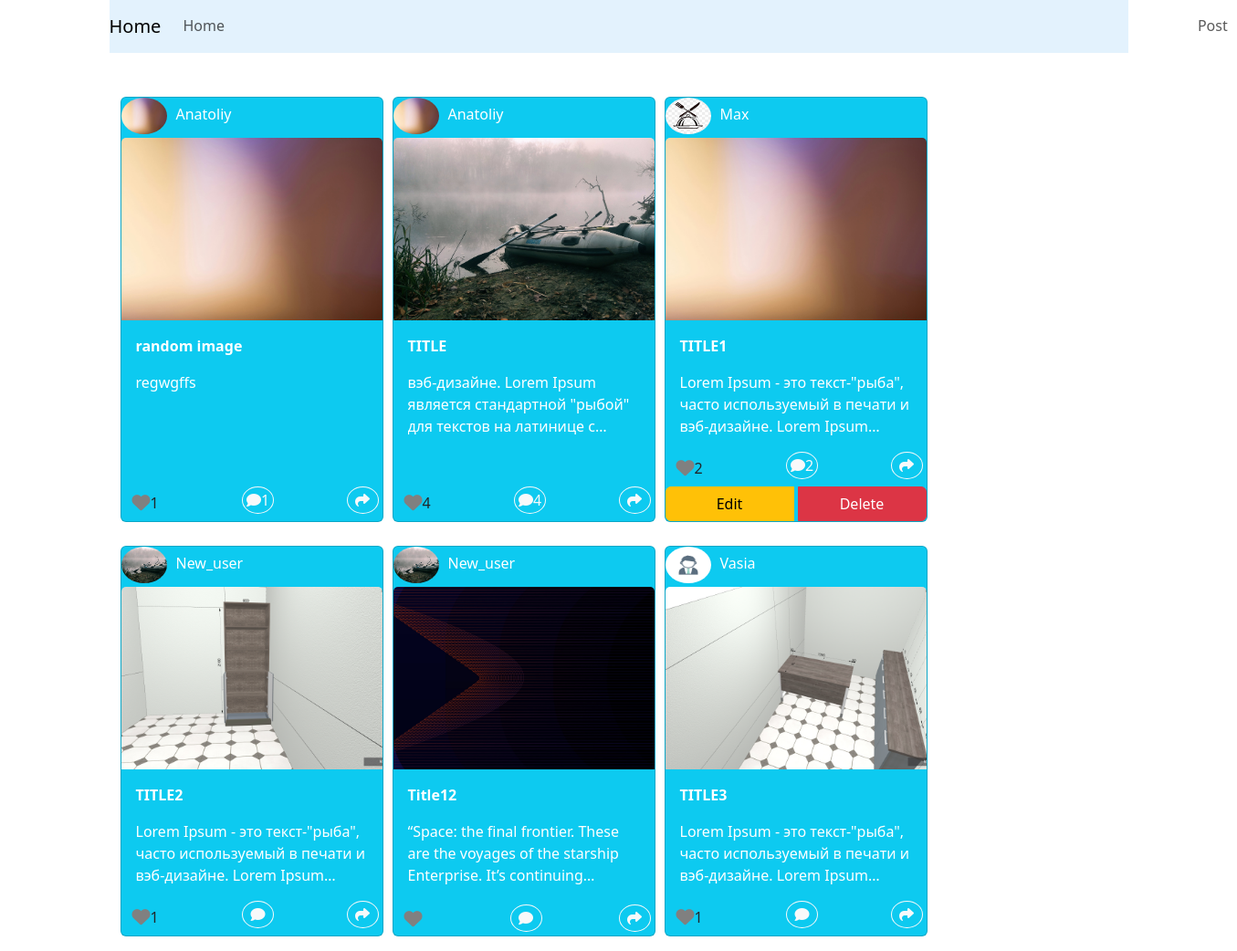
The page / (signed in) on the database its author committed.
### posts/models.py (models this page shows, shortened)
class Post(models.Model):
    user = models.ForeignKey(settings.AUTH_USER_MODEL, on_delete=models.CASCADE)
    image = models.ImageField(upload_to="images/%y/%m/%d")
    caption = models.TextField(blank=True)
    title = models.CharField(max_length=200)
    slug = models.SlugField(max_length=200, blank=True)
    created = models.DateField(auto_now_add=True)
    liked_by = models.ManyToManyField(
        settings.AUTH_USER_MODEL, related_name="posts_liked", blank=True
    )

### users/models.py (models this page shows, shortened)
class Profile(models.Model):
    user = models.OneToOneField(
        settings.AUTH_USER_MODEL,
        on_delete=models.CASCADE,
    )
    photo = models.ImageField(
        upload_to="users/%Y/%m/%d",
        blank=True,
        default="images/default_item_logo.jpg",
    )

### socialproject/views.py (the view)
# urls.py: path("", views.home_page, name="home"),
def home_page(request):
    if not request.user.is_authenticated:
        return redirect("login")  # Перенаправить на страницу логина
    all_posts = Post.objects.all()
    all_posts = Post.objects.annotate(
        likes_count=Count("liked_by"), comments_count=Count("comments")
    )
    for post in all_posts:
        post.short_caption = (
            post.caption[:30] + "..." if len(post.caption) > 30 else post.caption
        )
    current_user = request.user
    user_posts = Post.objects.filter(user=current_user)
    return render(
        request,
        "index.html",
        {
            "user_posts": user_posts,
            "all_posts": all_posts,
        },
    )

### templates/index.html (shortened to what this page needs)
{% extends "base.html" %}
{% load static %}
{% block content %}
<div class="container mt-5" style="display: flex; justify-content: center; align-items: flex-start;">
    <div
        style="width: 100%; max-width: 1200px; display: flex; flex-wrap: wrap; gap: 10px; justify-content: flex-start;">
        {% for post in all_posts %}
        <div class="card text-white bg-info mb-3" style="width: 18rem; display: flex; flex-direction: column;">
            <div style="display: flex; justify-content: left;">
                <div>
                    {% if post.user.profile.photo %}
                    <img src="{{ post.user.profile.photo.url }}" style="width: 50px; height: 40px; border-radius: 50%;">
                    {% else %}
                    <img src="{{ 'images/default_item_logo.jpg' }}"
                        style="width: 50px; height: 40px; border-radius: 50%;">
                    {% endif %}
                </div>
                <div style="margin-top: 2%; padding-left: 10px;">{{ post.user.username }}</div>
            </div>
            <img class="card-img-top" src="{{ post.image.url }}" alt="Card image cap"
                style="width: 100%; height: 200px; object-fit: cover; margin-top: 4px;">
            <div class="card-body" style="flex-grow: 1;">
                <p class="card-text" style="font-weight: bold;">{{ post.title }}</p>
                <p class="card-text short-description"
                    style="display: block; display: -webkit-box; -webkit-line-clamp: 3; -webkit-box-orient: vertical; overflow: hidden; text-overflow: ellipsis;">
                    {{ post.caption }}
                </p>
            </div>
            <div class="row" style="margin-top: auto; display: flex; justify-content: space-between;">
                <div style="display: flex; justify-content: space-between; margin-bottom: 2px;">
                    <a href="#" class="btn btn-like" id="{{ post.id }}" data-post-id="{{ post.id }}"
                        style="display: flex; align-items: center; justify-content: center; margin-right: 4px; border:0px">
                        <i class="fa-solid fa-heart" id="like-icon-{{ post.id }}" style="font-size: 20px;"></i>
                        <span class="like-count" id="like-count-{{ post.id }}" >
                            {{ post.likes_count }}
                        </span>
                    </a>
                    <a href="{% url 'comment_post' post.id %}" class="btn btn-outline-light btn-comment"
                        data-post-id="{{post.id}}"
                        style="border-radius: 50%; width: 35px; height: 30px; display: flex; align-items: center; justify-content: center; margin-right: 4px;">
                        <i class="fa-solid fa-comment"></i> <span class="comment" id="comment-count-{{ post.id }}"
                            >
                            {{ post.comments_count }}
                        </span>
                    </a>
                    <a href="#" class="btn btn-outline-light"
                        style="border-radius: 50%; width: 35px; height: 30px; display: flex; align-items: center; justify-content: center; margin-right: 4px;">
                        <i class="fa-solid fa-share"></i>
                    </a>
                </div>
            </div>
            {% if post.user == request.user %}
            <div class="btn-group" style="display: flex; margin-top: auto;">
                <a href="{% url 'edit_post' post.id %}" class="btn btn-warning"
                    style="flex: 1; margin-right: 5px;">Edit</a>
                <a href="{% url 'delete_post' post.id %}" class="btn btn-danger" style="flex: 1;">Delete</a>
            </div>
            {% endif %}
        </div>
        {% endfor %}
    </div>
</div>
{% endblock %}

### templates/base.html (shortened to what this page needs)
{% load static %}
<!DOCTYPE html>
<html lang="en">
<head>
    <link href="https://cdn.jsdelivr.net/npm/bootstrap@5.3.3/dist/css/bootstrap.min.css" rel="stylesheet"
>
    <link rel="stylesheet" href="https://cdnjs.cloudflare.com/ajax/libs/font-awesome/6.6.0/css/all.min.css"
 />
</head>
<body>
    <div class="container">
        {% include 'navbar.html' %}
        {% block content %}
        {% endblock %}
    </div>
</body>
</html>

### templates/navbar.html (shortened to what this page needs)
<nav class="navbar navbar-expand-lg navbar navbar-light" style="background-color: #e3f2fd;">
    <a class="navbar-brand" href="{% url 'home' %}">Home</a>
    <div class="collapse navbar-collapse" id="navbarText">
        <ul class="navbar-nav mr-auto">
            <li class="nav-item active">
                <a class="nav-link" href="#">Home <span class="sr-only">(current)</span></a>
            </li>
            {% if request.user.is_authenticated %}
            <li class="nav-item" style="margin-left:1050px;font-size: 1.1rem;">
            <li class="nav-item">
                <a class="nav-link" href="{% url  'post' %}">Post</a>
            </li>
            <li class="nav-item">
                <a class="nav-link" href="{% url  'edit' %}"></a>
            </li>
            </li>
            {% endif %}
        </ul>
    </div>
</nav>

### rows shown on the page
Post: user.profile.photo (picture), user.username "Anatoliy", image (picture), title "random image", caption "regwgffs", likes_count "1", comments_count "1"
Post: user.profile.photo (picture), user.username "Anatoliy", image (picture), title "TITLE", caption "вэб-дизайне. Lorem Ipsum является стандартной \"рыбой\" для текстов на латинице…", likes_count "4", comments_count "4"
Post: user.profile.photo (placeholder picture), user.username "Max", image (picture), title "TITLE1", caption "Lorem Ipsum - это текст-\"рыба\", часто используемый в печати и вэб-дизайне. Lorem…", likes_count "2", comments_count "2", shows "Edit"
Post: user.profile.photo (picture), user.username "New_user", image (picture), title "TITLE2", caption "Lorem Ipsum - это текст-\"рыба\", часто используемый в печати и вэб-дизайне. Lorem…", likes_count "1"
Post: user.profile.photo (picture), user.username "New_user", image (picture), title "Title12", caption "“Space: the final frontier. These are the voyages of the starship Enterprise. It’s…"
Post: user.profile.photo (picture), user.username "Vasia", image (picture), title "TITLE3", caption "Lorem Ipsum - это текст-\"рыба\", часто используемый в печати и вэб-дизайне. Lorem…", likes_count "1"
